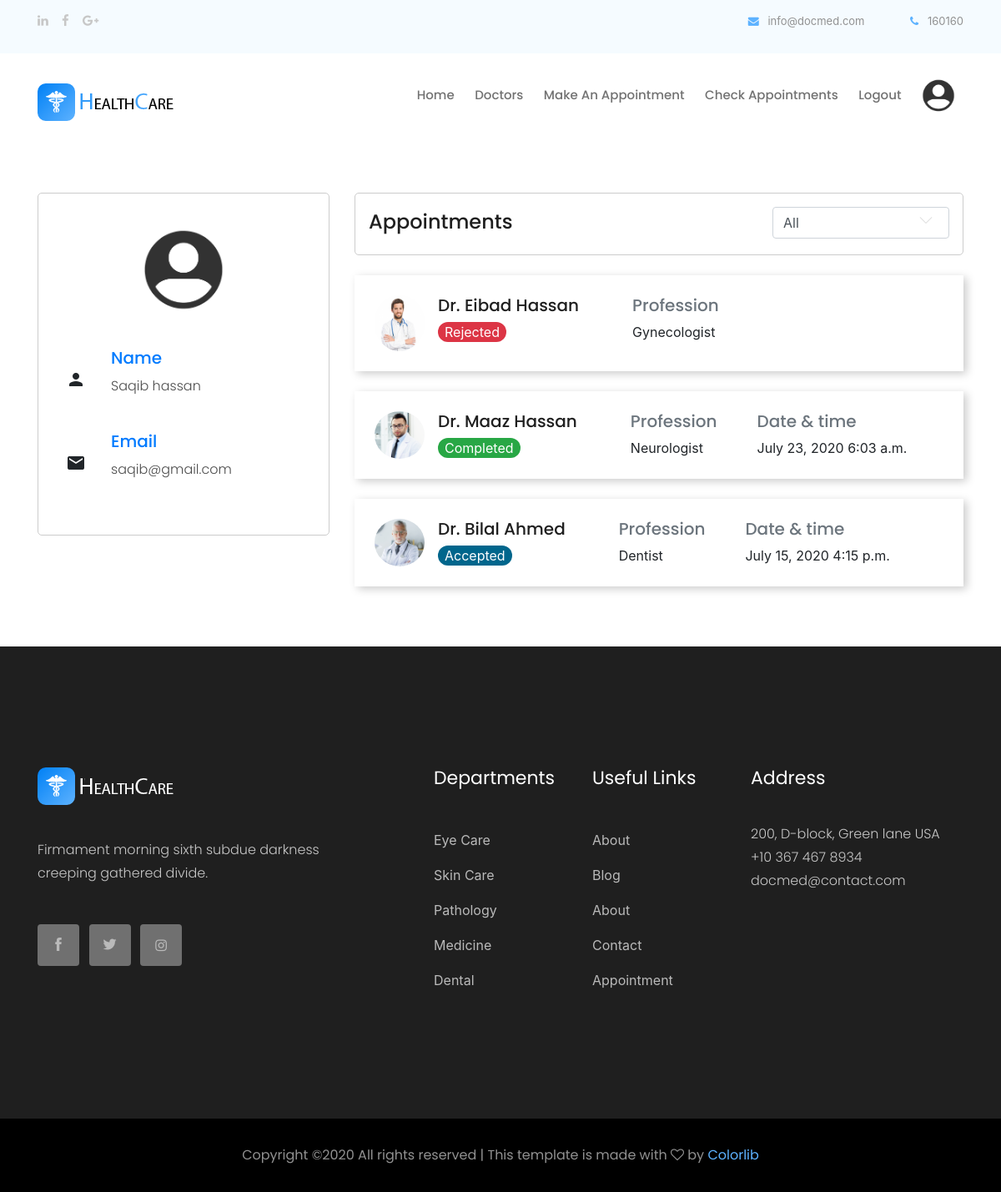
The app's page /myProfile (signed in) with its own data.
### application/models.py (models this page shows, shortened)
class appointment(models.Model):
    sender_patient = models.ForeignKey(User, on_delete=models.CASCADE)
    to_doctor = models.ForeignKey(doctors, on_delete=models.CASCADE)
    depart = models.CharField(max_length=50)
    appointment_date = models.DateField(null=True, blank=True)
    appointment_time = models.TimeField(null=True, blank=True)
    status = models.IntegerField(default=0)

class doctors(models.Model):
    first_name = models.CharField(max_length=75)
    last_name = models.CharField(max_length=75)
    image = models.ImageField(upload_to='doctors_pic')
    email = models.CharField(max_length=75)
    city = models.CharField(max_length=75)
    password = models.CharField(max_length=20)
    temp_list = []
    all_depts = department.objects.all()
    for i in all_depts:
        temp_val = [i.related_profession_name, i.related_profession_name]
        temp_list.append(tuple(temp_val))
        print(temp_val)
    PROFESSION_CHOICES = tuple(temp_list)
    profession = models.CharField(choices = PROFESSION_CHOICES, max_length=75)
    hospital = models.CharField(max_length=75)

### application/views.py (the view, shortened to what this page needs)
# urls.py: path('myProfile', views.myProfile, name="myProfile"),
def myProfile(request):
    return profile(request, request.user.id)

### application/views.py (called while the page is built)
def profile(request, id):
    context = {}
    if request.user.is_authenticated and request.user.id == id:
        getUser = User.objects.get(id=id)
        if doctors.objects.filter(email=getUser.username).exists():
            all_doc = doctors.objects.filter(email=getUser.username)[0]
            context['is_doctor'] = True
            get_whole_info = all_doc
            print(all_doc.hospital)
            context['user_info'] = get_whole_info
            all_appoints = appointment.objects.filter(to_doctor=get_whole_info)
            context['all_appoints'] = all_appoints
        else:
            context['is_doctor'] = False
            all_appoints = appointment.objects.filter(sender_patient=request.user)
            context['all_appoints'] = all_appoints
        return render(request, "profile.html", context)
    else:
        return redirect("index")

### templates/profile.html (shortened to what this page needs)
{% load static %}
{% include 'inc/head.inc.html' %}
<link rel="stylesheet" href="https://maxcdn.bootstrapcdn.com/bootstrap/4.5.0/css/bootstrap.min.css">
<body>
    {% include 'inc/header.inc.html' %}
    <div class="container">
        <div class="row my-5">
            <div class="col-xl-4 col-lg-4 col-md-12 col-sm-12">
                <div class="profile p-4">
                    {% if is_doctor %}
                        <img src="media/{{user_info.image}}" style="width: 100px;" class="pic-profile rounded-circle my-3" alt="">
                    {% else %}
                        <img src="{% static 'img/profile_icon.png' %}" style="width: 100px;" class="pic-profile rounded-circle my-3" alt="">
                    {% endif %}
                    <div class="row my-4" style="text-align: left;">
                        <div class="col-1 px-4 d-flex justify-content-right align-items-center">
                            <i class="material-icons info-icon">person</i>
                        </div>
                        <div class="col-10" style="padding-left: 30px;">
                            <h5 class="text-primary text-b">Name</h5>
                            <p class="info-sub-head">{{user.first_name}} {{user.last_name}}</p>
                        </div>
                    </div>
                    <div class="row my-4" style="text-align: left;">
                        <div class="col-1 px-4 d-flex justify-content-right align-items-center">
                            <i class="material-icons info-icon">mail</i>
                        </div>
                        <div class="col-10" style="padding-left: 30px;">
                            <h5 class="text-primary text-b">Email</h5>
                            <p class="info-sub-head">{{user.username}}</p>
                        </div>
                    </div>
                 </div>
            </div>
            <div class="col-xl-8 col-lg-8 col-md-12 col-sm-12">
                <div class="profile p-3 text-left mb-4">
                    <div class="row">
                        <div class="col-sm-8">
                            <h4 class="mt-1">Appointments</h4>
                        </div>
                        <div class="col-sm-4 text-right">
                        </div>
                    </div>
                </div>
                {% for appoint in all_appoints %}
                {% if is_doctor %}
                    <div class="p-4 my-4 d-flex" style="box-shadow: 4px 3px 10px #cccccc;">
                        <img src="{% static 'img/profile_icon.png' %}" style="width: 60px; border-radius: 100%;" alt="">
                        <div class="mx-3">
                            <h5>{{appoint.sender_patient.first_name}} {{appoint.sender_patient.last_name}}</h5>
                            {% if appoint.status == 0 %}
                                <div class="px-2" style="border-radius: 15px; background-color: #f21aa5; color: white; width: fit-content;">waiting for response</div>
                            {% elif appoint.status == 1 %}
                                <div class="px-2 text-white" style="border-radius: 15px; width: fit-content; background-color: #00668c;">Accepted</div>
                            {% elif appoint.status == -1 %}
                                <div class="px-2 bg-danger text-white" style="border-radius: 15px; width: fit-content;">Rejected</div>
                            {% elif appoint.status == 2 %}
                                <div class="px-2 text-white bg-success" style="border-radius: 15px; width: fit-content;">Completed</div>
                            {% endif %}
                        </div>
                        {% if not appoint.appointment_date %}
                            <div class="ml-5" style="color: white;">
                                <h5 class="text-white">Date & time</h5>
                                {{appoint.appointment_date}}
                                {{appoint.appointment_time}}
                            </div>
                        {% else %}
                            <div class="ml-5">
                                <h5 class="text-secondary">Date & time</h5>
                                {{appoint.appointment_date}}
                                {{appoint.appointment_time}}
                            </div>
                        {% endif %}
                        {% if appoint.status == 0 %}
                            <div class="ml-5 my-2">
                                <h5 class="text-secondary"></h5>
                                <button type="button" class="btn btn-success" style="width: 80px;" onclick="accept_request('{{appoint.id}}')">Accept</button>
                                <a href="reject/{{appoint.id}}" onclick="return confirm('Are you sure to reject this appointment ?')">
                                    <button type="button" class="btn btn-danger" style="width: 80px;">Reject</button>
                                </a>
                            </div>
                        {% elif appoint.status == 1 %}
                            <div class="ml-5 my-2">
                                <h5 class="text-secondary"></h5>
                                <a href="completed/{{appoint.id}}" onclick="return confirm('This appointment will be marked as completed!')">
                                    <button type="button" class="btn btn-success">Mark as complete</button>
                                </a>
                            </div>
                        {% endif %}
                    </div>
                {% else %}
                    <div class="p-4 my-4 d-flex" style="box-shadow: 4px 3px 10px #cccccc;">
                        <img src="media/{{appoint.to_doctor.image}}" style="width: 60px; border-radius: 100%;" alt="">
                        <div class="mx-3">
                            <h5>Dr. {{appoint.to_doctor.first_name}} {{appoint.to_doctor.last_name}}</h5>
                            {% if appoint.status == 0 %}
                                <div class="px-2" style="border-radius: 15px; background-color: #f21aa5; color: white; width: fit-content;">waiting for response</div>
                            {% elif appoint.status == 1 %}
                                <div class="px-2 text-white" style="border-radius: 15px; width: fit-content; background-color: #00668c;">Accepted</div>
                            {% elif appoint.status == -1 %}
                                <div class="px-2 bg-danger text-white" style="border-radius: 15px; width: fit-content;">Rejected</div>
                            {% elif appoint.status == 2 %}
                                <div class="px-2 text-white bg-success" style="border-radius: 15px; width: fit-content;">Completed</div>
                            {% endif %}
                        </div>
                        <div class="ml-5">
                            <h5 class="text-secondary">Profession</h5>
                            {{appoint.depart}}
                        </div>
                        {% if appoint.appointment_date %}
                            <div class="ml-5">
                                <h5 class="text-secondary">Date & time</h5>
                                {{appoint.appointment_date}}
                                {{appoint.appointment_time}}
                            </div>
                        {% endif %}
                    </div>
                {% endif %}
                {% endfor %}
            </div>
        </div>
    </div>
    {% include 'inc/footer.inc.html' %}
{% include 'inc/bottom.inc.html' %}

### static/css/mine.css (style rules this page uses)
.profile { background-color: #ffffff; border-radius: 5px; text-align: center; border: solid 1px #cccccc; }

### records on screen
appointment: to_doctor.image (picture), to_doctor.first_name "Eibad", to_doctor.last_name "Hassan", status "Rejected", depart "Gynecologist"
appointment: to_doctor.image (picture), to_doctor.first_name "Maaz", to_doctor.last_name "Hassan", status "Completed", depart "Neurologist", appointment_date "July 23, 2020", appointment_time "6:03 a.m."
appointment: to_doctor.image (picture), to_doctor.first_name "Bilal", to_doctor.last_name "Ahmed", status "Accepted", depart "Dentist", appointment_date "July 15, 2020", appointment_time "4:15 p.m."

### other values on screen
{{ user.first_name }} "Saqib"
{{ user.last_name }} "hassan"
{{ user.username }} "saqib@gmail.com"
